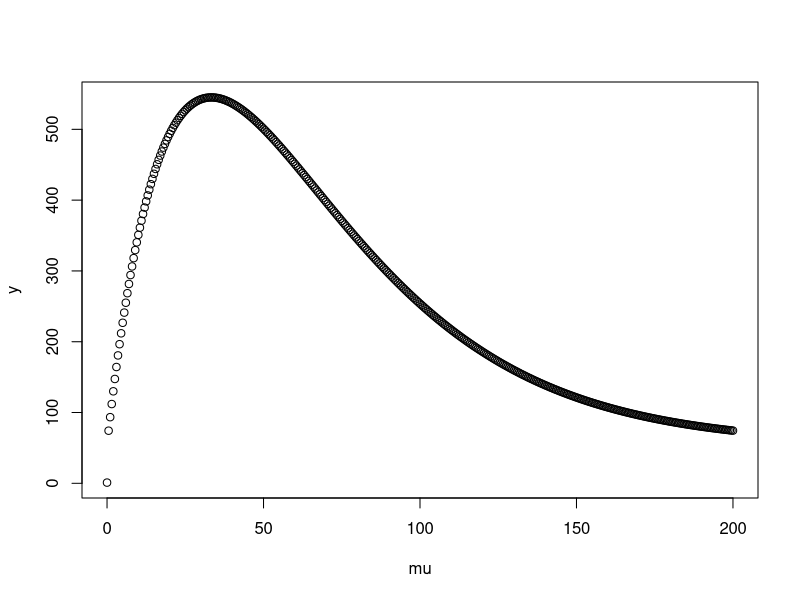

Here is the R script that generated this plot: (Note: a time limit stopped this script after it produced the figure.)
######################################################################################
######################################################################################
######################################################################################
###																				   ###
###			     SCRIPT TO RUN SIMULATIN STUDY FOR BLUE SWIMMER CRABS			   ###
###																				   ###	
######################################################################################
######################################################################################
######################################################################################

# This script generates simulated data that mimics that of length frequency data gathered on the 
# blue swimmer crab and provides a testing ground for the algorithm written for estimating growth
# via a mixture model

# Remove any objects to clear the slate

rm(list=ls())

# First set the directory to write out the results

#setwd("/ibscratch/wrayvisscher/Luke/BSC_RcodesData/Simulation200")


# Generate three mean curves via von Bertalanffy
# Generate three mean curves via von Bertalanffy


# Set some initial paramters that are to be estimated in the next section. We set the seasonal function so that is passes below 
# zero. This allows us to test the algorithm for the ability to deal with this scenario.

days<-seq(0,1,1/366)
IL<-60
K0<-1
T0<-2
T1<-2
LINF<-190


# It is difficult to deal with the space between the mid section of each month and the start of the next year and thus
# we calculate the means over a fine mesh of values and take the average over the months as a proxy for the mean length
# for that month. This allows us to calculate the means over a whole year and then just add 1 and 2 to the integral
# values for the 1 year and 2 year old adults.

KK_store<-array(0,length(days)) # Initialise the array to store the mean values

# Cycle through each day and calculate the integral over the seasonal function

for (i in seq(1,length(days)))
	{
	
	# Calculate if the curve needs to be integrated or not and set the initial month which will be January for the simulation
	
  	mm2<-days[i]
  	yrsold<-0
  	strmnth<-0
	strmid<-0

	# Calculate the roots for the seasonal function. This allows us to integrate up to the root and set the integral between 
	# roots to 0. 
	
	a=T0^2+T1^2
	b=2*K0*T0
	c=-(T1^2)+K0^2
	u1=(-b+sqrt(b^2-4*a*c))/(2*a)
	u2=(-b-sqrt(b^2-4*a*c))/(2*a)
	r11=1-acos(u1)/(2*pi)+yrsold
	r12=acos(u1)/(2*pi)+yrsold
	r21=1-acos(u2)/(2*pi)+yrsold
	r22=acos(u2)/(2*pi)+yrsold
	roots<-c(r11, r12, r21, r22)
	groot<-K0+T0*cos(2*pi* roots)+T1*sin(2*pi*roots)
	gmin<-round(groot)
		
	# Set the roots
		
	r1<-min(roots[which(gmin==0)])
	r2<-max(roots[which(gmin==0)])
	    
    # The integral of those months less than root 1
	    
	if (mm2<r1) {KK = K0*(mm2-strmid) +   (T0/(2*pi))*(sin(2*pi*mm2)-sin(2*pi*strmid))-(T1/(2*pi))*(cos(2*pi*mm2)-								cos(2*pi*strmid))}
	    	
	# The integral of those months between root 1 and root 2. This will just be the integral up to root 1.
	    
	if (mm2>r1&mm2<r2) {KK=K0*(r1-strmid) + (T0/(2*pi))*(sin(2*pi*r1)-sin(2*pi*strmid))-(T1/(2*pi))*(cos(2*pi*r1)-										cos(2*pi*strmid))}
	    
    # The integral of those months after root 2
	    
	if (mm2>r2)
	   {
	   	zMid=K0*(r1-strmid) + (T0/(2*pi))*(sin(2*pi*r1)-sin(2*pi*strmid)) - (T1/(2*pi))*(cos(2*pi*r1)-cos(2*pi*strmid))
	   	zEnd=K0*(mm2-r2)    + (T0/(2*pi))*(sin(2*pi*mm2)-sin(2*pi*r2))     - (T1/(2*pi))*(cos(2*pi*mm2)-cos(2*pi*r2))
	   	KK<-zEnd+zMid
	   }
	
	# Print it out just to check
	
	print(KK)
	
	# Store each of the value so that we can calculate the means
	
	KK_store[i]<-KK
	
}


# Define the integrals over each year. Subsequent years are just multiples of the first year because the intergal is the same but 
# in multiples for each subsequent year.

KK_yr1=KK_store[1:365]
KK_yr2=KK_store[1:365]+1.44099
KK_yr3=KK_store[1:365]+2*1.44099


# Calculate the mean for each day over the year

MLY1<-(IL + (LINF-IL)*(1-exp(-KK_yr1)))
MLY2<-(IL + (LINF-IL)*(1-exp(-KK_yr2)))
MLY3<-(IL + (LINF-IL)*(1-exp(-KK_yr3)))


# Put each day into a set of months which is designated to be 30 days (only an approximation to true value). We then take the 
# mean over each of the columns to obtain the monthly mean

MLY1 <- colMeans(matrix(MLY1,ncol=12,nrow=30))
MLY2 <- colMeans(matrix(MLY2,ncol=12,nrow=30))
MLY3 <- colMeans(matrix(MLY3,ncol=12,nrow=30))


# Round these means for summary in the manuscript

paste(as.character(signif(MLY1,4)),collapse=" & ")
paste(as.character(signif(MLY2,4)),collapse=" & ")
paste(as.character(signif(MLY3,4)),collapse=" & ")


## Draw from the means to create the groups. Groups are drawn from a normal distribution to mimic our assumptions in real data
## Draw from the means to create the groups. Groups are drawn from a normal distribution to mimic our assumptions in real data


# Need to vary the number in each group in each month to better mimic reality
# Set up the initial parameters for the variance function


# Variance function test to see shape

VV<-c(40,0.03,4,900)
mu<-seq(0,200,0.5)
y=VV[1]*mu*exp(-VV[2]*mu)+exp(VV[3]*(1-exp(-VV[4]*mu)))
plot(mu,y)


# Set the proportions in each group varying them for each month

P1<-c(0.50, 0.40, 0.30, 0.20, 0.10, 0.05, 0.02, 0.02, 0.02, 0.02, 0.02, 0.02)
P3<-c(0.1, 0.15, 0.1, 0.08, 0.09, 0.09, 0.09, 0.09, 0.09, 0.09, 0.09, 0.09)
P2<-1-(P1+P3)


# Calculate the number of individuals in each group based on the proportions

N=2000 # Number of total individuals
N1<-as.integer(N*P1)
N2<-as.integer(N*P2)
N3<-N-(N1+N2)


# Make the empty arrays for the individuals to go in

G<-matrix(0,nrow=12,ncol=N)

# For each of the twelve months create the three distributions

for (i in seq(1,12))
{

# Calculate the variances

var1<-VV[1]*MLY1[i]*exp(-VV[2]*MLY1[i])+exp(VV[3]*(1-exp(-VV[4]*MLY1[i])))
var2<-VV[1]*MLY2[i]*exp(-VV[2]*MLY2[i])+exp(VV[3]*(1-exp(-VV[4]*MLY2[i])))
var3<-VV[1]*MLY3[i]*exp(-VV[2]*MLY3[i])+exp(VV[3]*(1-exp(-VV[4]*MLY3[i])))

# Draw the individuals from each of the distributions

G1<-rnorm(N1[i],MLY1[i], sqrt(var1))
G2<-rnorm(N2[i],MLY2[i], sqrt(var2))
G3<-rnorm(N3[i],MLY3[i], sqrt(var3))

G[i,]<-c(G1,G2,G3)
}



### RUN THE CODE AND GET THE ESTIMATES
### RUN THE CODE AND GET THE ESTIMATES
### RUN THE CODE AND GET THE ESTIMATES

# Given that the data are generated we attempt to estimate the true parameters using our model
# Given that the data are generated we attempt to estimate the true parameters using our model


MON <- 12
MONTHS<-rep(seq(0,11),each=N)
MM<-cbind(matrix(MONTHS,ncol=12,nrow=N))
MM<-t(MM)
MM <-as.numeric(MM)
LL<-as.numeric(G)

# Initialise the model parameters

NN <- length(MM)
PI1 <- P3
PI2 <- P2
K0 <- 1
LINF <- 185
M01<-40
T0 <- 2
T1 <- 2
MMLIST <- seq(0,11)

#Initialise the starting values for the variance quadratic update

VV <- c(5,1/100,3,1)										

## FUNCTIONS
## FUNCTIONS

#ASYMPTOTIC MEAN FUNCTION

MU2A <- function(mm,K0,T0,T1,LINF,M01)
{
  #mm=12
  mmval <- MMLIST[mm]%%12
  yrsold<-2
  strmnth<-0
  strmid<-strmnth/12+1/24+yrsold
  endmid<-strmid+1
  mm2=(mmval/12)+1/24+yrsold
  t<-seq(0,1,0.01)
  g<-K0+T0*cos(2*pi*t)+T1*sin(2*pi*t)
  #plot(t,g)
  Isneg<-min(g)
  Isneg2<-max(g)
  if (Isneg<0&Isneg2>0)
  {
    a=T0^2+T1^2
	b=2*K0*T0
	c=-(T1^2)+K0^2
	u1=(-b+sqrt(b^2-4*a*c))/(2*a)
	u2=(-b-sqrt(b^2-4*a*c))/(2*a)
	r11=1-acos(u1)/(2*pi)+yrsold
	r12=acos(u1)/(2*pi)+yrsold
	r21=1-acos(u2)/(2*pi)+yrsold
	r22=acos(u2)/(2*pi)+yrsold
	roots<-c(r11, r12, r21, r22)
	groot<-K0+T0*cos(2*pi* roots)+T1*sin(2*pi* roots)
	gmin<-round(groot)
	r1<-min(roots[which(gmin==0)])
	r2<-max(roots[which(gmin==0)])
    
    
    
    
    #Regime
    
	zMid1=K0*(r1-strmid) + (T0/(2*pi))*(sin(2*pi*r1)-sin(2*pi*strmid)) - (T1/(2*pi))*(cos(2*pi*r1)-cos(2*pi*strmid))
    zEnd1=K0*(endmid-r2) + (T0/(2*pi))*(sin(2*pi*endmid)-sin(2*pi*r2)) - (T1/(2*pi))*(cos(2*pi*endmid)-cos(2*pi*r2))
    KKyr<-yrsold*(zEnd1+zMid1)
    
    #Those less than r1
    
    if (mm2<r1) {KK = KKyr + K0*(mm2-strmid) +   (T0/(2*pi))*(sin(2*pi*mm2)-sin(2*pi*strmid))-(T1/(2*pi))*(cos(2*pi*mm2)-						cos(2*pi*strmid))}
    	
    #Those between r1 and r2
    
    if (mm2>r1&mm2<r2) {KK= KKyr + K0*(r1-strmid) + (T0/(2*pi))*(sin(2*pi*r1)-sin(2*pi*strmid))-(T1/(2*pi))*(cos(2*pi*r1)-								cos(2*pi*strmid))}
    
    #Those after r2
    
    if (mm2>r2)
    {
    zMid=K0*(r1-strmid) + (T0/(2*pi))*(sin(2*pi*r1)-sin(2*pi*strmid)) - (T1/(2*pi))*(cos(2*pi*r1)-cos(2*pi*strmid))
    zEnd=K0*(mm2-r2)     + (T0/(2*pi))*(sin(2*pi*mm2)-sin(2*pi*r2))     - (T1/(2*pi))*(cos(2*pi*mm2)-cos(2*pi*r2))
    KK<-zEnd+zMid+KKyr
    }
    
  } else 
  {KK=K0*(mm2-strmid)+(T0/(2*pi))*(sin(2*pi*mm2)-sin(2*pi*strmid))-(T1/(2*pi))*(cos(2*pi*mm2)-cos(2*pi*strmid)) + 				                           	yrsold*(K0*(endmid-strmid)+(T0/(2*pi))*(sin(2*pi*endmid)-sin(2*pi*strmid))-(T1/(2*pi))*(cos(2*pi*endmid)-cos(2*pi*strmid)) )}

 
  M01 + (LINF-M01)*(1-exp(-KK))


}


#1 YEAR OLD ADULT's MEAN FUNCTION


MUA <- function(mm,K0,T0,T1,LINF,M01)
{
  mmval <- MMLIST[mm]%%12
  yrsold<-1
  strmnth<-0
  strmid<-strmnth/12+1/24+yrsold
  endmid<-strmid+1
  mm2=(mmval/12)+1/24+yrsold
  t<-seq(0,1,0.01)
  g<-K0+T0*cos(2*pi*t)+T1*sin(2*pi*t)
  Isneg<-min(g)
  Isneg2<-max(g)
  if (Isneg<0&Isneg2>0)
  {
    a=T0^2+T1^2
	b=2*K0*T0
	c=-(T1^2)+K0^2
	u1=(-b+sqrt(b^2-4*a*c))/(2*a)
	u2=(-b-sqrt(b^2-4*a*c))/(2*a)
	r11=1-acos(u1)/(2*pi)+yrsold
	r12=acos(u1)/(2*pi)+yrsold
	r21=1-acos(u2)/(2*pi)+yrsold
	r22=acos(u2)/(2*pi)+yrsold
	roots<-c(r11, r12, r21, r22)
	groot<-K0+T0*cos(2*pi* roots)+T1*sin(2*pi* roots)
	gmin<-round(groot)
	r1<-min(roots[which(gmin==0)])
	r2<-max(roots[which(gmin==0)])
	
	
    #Regime
    
	zMid1=K0*(r1-strmid) + (T0/(2*pi))*(sin(2*pi*r1)-sin(2*pi*strmid)) - (T1/(2*pi))*(cos(2*pi*r1)-cos(2*pi*strmid))
    zEnd1=K0*(endmid-r2) + (T0/(2*pi))*(sin(2*pi*endmid)-sin(2*pi*r2)) - (T1/(2*pi))*(cos(2*pi*endmid)-cos(2*pi*r2))
    KKyr<-yrsold*(zEnd1+zMid1)
    
    	#Those less than r1
    
    	if (mm2<r1) {KK = KKyr + K0*(mm2-strmid) +   (T0/(2*pi))*(sin(2*pi*mm2)-sin(2*pi*strmid))-(T1/(2*pi))*(cos(2*pi*mm2) -						cos(2*pi*strmid))}
    	
    	#Those between r1 and r2
    
    	if (mm2>r1&mm2<r2) {KK= KKyr + K0*(r1-strmid) + (T0/(2*pi))*(sin(2*pi*r1)-sin(2*pi*strmid))-(T1/(2*pi))*(cos(2*pi*r1) -								cos(2*pi*strmid))}
    
    	#Those after r2
    
    	if (mm2>r2) {
    		zMid <- K0*(r1-strmid) + (T0/(2*pi))*(sin(2*pi*r1)-sin(2*pi*strmid)) - (T1/(2*pi))*(cos(2*pi*r1)-cos(2*pi*strmid))
    		zEnd <- K0*(mm2-r2)     + (T0/(2*pi))*(sin(2*pi*mm2)-sin(2*pi*r2))     - (T1/(2*pi))*(cos(2*pi*mm2)-cos(2*pi*r2))
    		KK   <- zEnd+zMid+KKyr
    		} }else {
    		KK  <- K0*(mm2-strmid)+(T0/(2*pi))*(sin(2*pi*mm2)-sin(2*pi*strmid))-(T1/(2*pi))*(cos(2*pi*mm2)-cos(2*pi*strmid)) + 					yrsold*(K0*(endmid-strmid)+(T0/(2*pi))*(sin(2*pi*endmid)-sin(2*pi*strmid))-(T1/(2*pi))*(cos(2*pi*endmid) -						cos(2*pi*strmid)) )}

 	
 	
  (M01 + (LINF-M01)*(1-exp(-KK)))


}


#THE JUVENUILES MEAN FUNCTION

MUJ <- function(mm,K0,T0,T1,LINF,M01)
{
	#mm=2
	mmval <- MMLIST[mm]%%12
  	yrsold<-0
  	strmnth<-0
  	strmid<-strmnth/12+1/24+yrsold
  	endmid<-strmid+1
  	mm2=(mmval/12)+1/24+yrsold
  	t<-seq(0,1,0.01)
	g<-K0+T0*cos(2*pi*t)+T1*sin(2*pi*t)
	Isneg<-min(g)
	Isneg2<-max(g)
 	if (Isneg<0&Isneg2>0)
  		{
    	a=T0^2+T1^2
		b=2*K0*T0
		c=-(T1^2)+K0^2
		u1=(-b+sqrt(b^2-4*a*c))/(2*a)
		u2=(-b-sqrt(b^2-4*a*c))/(2*a)
		r11=1-acos(u1)/(2*pi)
		r12=acos(u1)/(2*pi)
		r21=1-acos(u2)/(2*pi)
		r22=acos(u2)/(2*pi)
		roots<-c(r11, r12, r21, r22)
		groot<-K0+T0*cos(2*pi* roots)+T1*sin(2*pi* roots)
		gmin<-round(groot)
		r1<-min(roots[which(gmin==0)])
		r2<-max(roots[which(gmin==0)])
		
		
    	#Regime

    	#Those less than r1
    
    		if (mm2<r1) {KK = K0*(mm2-strmid) + (T0/(2*pi))*(sin(2*pi*mm2)-sin(2*pi*strmid))-(T1/(2*pi))*(cos(2*pi*mm2) -								 cos(2*pi*strmid))}
    	
    		#Those between r1 and r2
    
    		if (mm2>r1&mm2<r2) {KK=K0*(r1-strmid) + (T0/(2*pi))*(sin(2*pi*r1)-sin(2*pi*strmid))-(T1/(2*pi))*(cos(2*pi*r1) -										cos(2*pi*strmid))}
    
    		#Those after r2
    
    		if (mm2>r2)
    			{
    			zMid=K0*(r1-strmid) + (T0/(2*pi))*(sin(2*pi*r1)-sin(2*pi*strmid)) - (T1/(2*pi))*(cos(2*pi*r1)  -								cos(2*pi*strmid))
    			zEnd=K0*(mm2-r2)    + (T0/(2*pi))*(sin(2*pi*mm2)-sin(2*pi*r2))    - (T1/(2*pi))*(cos(2*pi*mm2) - 								cos(2*pi*r2))
    			KK<-zEnd+zMid
    			}} else {
    	KK=K0*(mm2-strmid)+(T0/(2*pi))*(sin(2*pi*mm2)-sin(2*pi*strmid))-(T1/(2*pi))*(cos(2*pi*mm2)-cos(2*pi*strmid))}	


 M01 + (LINF-M01)*(1-exp(-KK))
}


#INITIALISE THE TAU's which are the inclusion probablities to all be a third


TAU <- list()
for (mm in 1:(MON))
	{
  		TAU[[mm]] <- matrix(1/3,NN,3)
	}


#INITIALISE THE AUXILLARY STORAGE ARRAYS FOR INSIDE LOOP ASSIGNMENT

MU2A_AUX <- c()
MUA_AUX  <- c()
MUJ_AUX  <- c()
for (mm in 1:MON)
	{
 	MU2A_AUX[mm] <- MU2A(mm,K0,T0,T1,LINF,M01)
  	MUA_AUX[mm]  <- MUA(mm,K0,T0,T1,LINF,M01)
 	MUJ_AUX[mm]  <- MUJ(mm,K0,T0,T1,LINF,M01)
	}


#INITIALISE THE VARIANCE FUNCTIONS. THEY ARE ALL QUADRATIC FUNCTIONS OF THE MEAN FOR EACH COHORT

VARJ <- function(mm,VV,K0,T0,T1,LINF,M01)
	{
		
		#Try a heavy tailed function like the Weibull for more flexibility
		
		mu=MUJ(mm,K0,T0,T1,LINF,M01)
		max(VV[1]*mu*exp(-VV[2]*mu)+exp(VV[3]*(1-exp(-VV[4]*mu))),1)
	}

VARA <- function(mm,VV,K0,T0,T1,LINF,M01)
	{
		
		#Try a heavy tailed function like the Weibull for more flexibility
		
		mu=MUA(mm,K0,T0,T1,LINF,M01)
		max(VV[1]*mu*exp(-VV[2]*mu)+exp(VV[3]*(1-exp(-VV[4]*mu))),1)
	}

VAR2A <- function(mm,VV,K0,T0,T1,LINF,M01)
	{
		
		#Try a heavy tailed function like the Weibull for more flexibility
		
		mu <- MU2A(mm,K0,T0,T1,LINF,M01)
		max(VV[1]*mu*exp(-VV[2]*mu)+exp(VV[3]*(1-exp(-VV[4]*mu))),1)
	}



#INITIALISE THE LIKELIHOOD FUNCTION

LOGLIKE <- 0
for (mm in 1:MON)
  {
	LL2 <- LL[which(MM==MMLIST[mm])]
	LikGrp1 <- PI1[mm]*dnorm(LL2,MU2A_AUX[mm],sqrt(VAR2A(mm,VV,K0,T0,T1,LINF,M01)))
	LikGrp2 <- PI2[mm]*dnorm(LL2,MUA_AUX[mm],sqrt(VARA(mm,VV,K0,T0,T1,LINF,M01)))
	LikGrp3 <- (1 - (PI1[mm] + PI2[mm]))*dnorm(LL2,MUJ_AUX[mm],sqrt(VARJ(mm,VV,K0,T0,T1,LINF,M01)))
	LOGLIKE <- LOGLIKE + sum(log(LikGrp1 + LikGrp2 + LikGrp3))
  }



	
	
	
######WHILE LOOP BEGINS######WHILE LOOP BEGINS######WHILE LOOP BEGINS
######WHILE LOOP BEGINS######WHILE LOOP BEGINS######WHILE LOOP BEGINS
######WHILE LOOP BEGINS######WHILE LOOP BEGINS######WHILE LOOP BEGINS
######WHILE LOOP BEGINS######WHILE LOOP BEGINS######WHILE LOOP BEGINS
	
	
#THIS LOOP DOES ALL THE WORK AND INCLUDES TWO NELDER MEAD STEPS TO OPTIMISE THE NONLINEAR MEANS AND VARIANCES


TOL <- 10^-6
LOGOLD <- -Inf

while (LOGLIKE - LOGOLD > TOL)
{
  LOGOLD <- LOGLIKE      #Assign the current likelihood value to the an old value so we can evaluate the update

 
	# UPDATE THE TAU SCORES AND THEN CALCULATE THE PIs GIVEN THESE TAU SCORES

	for (mm in 1:MON)
  	{
    	
    	# Calculate the inclusion probablities for group 1 and 2 which forms the top of the mixture model algorithm

    	Top1<-PI1[mm]*dnorm(LL,MU2A_AUX[mm],sqrt(VAR2A(mm,VV,K0,T0,T1,LINF,M01))) 
    	Top2<-PI2[mm]*dnorm(LL,MUA_AUX[mm],sqrt(VARA(mm,VV,K0,T0,T1,LINF,M01)))								
    	
    	# Calculate the sum of each of the classes which forms the bottom of the mixture model algorithm

    	Bot<- Top1 + Top2 + (1-(PI1[mm]+PI2[mm]))*dnorm(LL,MUJ_AUX[mm],sqrt(VARJ(mm,VV,K0,T0,T1,LINF,M01)))  
    	
    	
    	# Calculate the tau scores for each of the groups, where the third group is what's left over from 1 after the first 2

    	TAU[[mm]][,1] <- Top1/Bot																	
    	TAU[[mm]][,2] <- Top2/Bot
		TAU[[mm]][,3] <- 1-(TAU[[mm]][,1]+TAU[[mm]][,2])
		
		
		# Work out the PIs for groups 1 and 2
												  		    
    	PI1[mm] <- sum((MM==MMLIST[mm])*TAU[[mm]][,1])/sum(MM==MMLIST[mm])					
		PI2[mm] <- sum((MM==MMLIST[mm])*TAU[[mm]][,2])/sum(MM==MMLIST[mm])										
	}


#DEFINE THE LIKELIHOOD FUNCTION OUTSIDE THE LOOP TO UPDATE THE MEANS

  PARA <- c(K0,T0,T1,LINF,M01)
  OPTIFUN <- function(PARA)
  {
  	LOGLIKE <- 0
  		for (mm in 1:MON)
  			{
			LL2 <-LL[which(MM==MMLIST[mm])]
			LikGrp1 <- PI1[mm]*dnorm(LL2,MU2A(mm,PARA[1],PARA[2],PARA[3],PARA[4],PARA[5]),
			sqrt(VAR2A(mm,VV,PARA[1],PARA[2],PARA[3],PARA[4],PARA[5])))
			
			LikGrp2 <-PI2[mm]*dnorm(LL2,MUA(mm,PARA[1],PARA[2],PARA[3],PARA[4],PARA[5]),
			sqrt(VARA(mm,VV,PARA[1],PARA[2],PARA[3],PARA[4],PARA[5]))) 
			
			LikGrp3 <- (1 - (PI1[mm] + PI2[mm]))*dnorm(LL2,MUJ(mm,PARA[1],PARA[2],PARA[3],PARA[4],PARA[5]),
			sqrt(VARJ(mm,VV,PARA[1],PARA[2],PARA[3],PARA[4],PARA[5])))
			LOGLIKE <- LOGLIKE + sum(log(LikGrp1 + LikGrp2 + LikGrp3))
  			}
	-LOGLIKE
  }
  
  
  # Run OPTIM to find the best variances given the taus and Pis
  
  OPTIM <- optim(PARA,OPTIFUN, control = list(maxit = 10000))		
  print("Did optim 1 converge?")
  print(OPTIM$convergence)
  
  
  #Assign the estimates from optim to the parameters
  
  K0 <- OPTIM$par[1]
  T0 <- OPTIM$par[2]
  T1 <- OPTIM$par[3]
  LINF <- OPTIM$par[4]
  M01 <- OPTIM$par[5]
  

  #Calculate the means for each group based on these new estimates
  
  MU2A_AUX <- c()
  MUA_AUX <- c()
  MUJ_AUX <- c()
  for (mm in 1:MON)
  {
  	#Compute the means for each month 
    MU2A_AUX[mm] <- MU2A(mm,K0,T0,T1,LINF,M01)
    MUA_AUX[mm] <- MUA(mm,K0,T0,T1,LINF,M01)
    MUJ_AUX[mm] <- MUJ(mm,K0,T0,T1,LINF,M01)
  }
  

  #OPTIMISE THE VARIANCES GIVEN THE NEW MEANS
  
  #DEFINE THE LIKELIHOOD FUNCTION OUTSIDE THE LOOP TO UPDATE THE VARIANCES 
  
  PARA2 <- VV
  VAROPTIFUN <- function(PARA2)
  {
  LOGLIKE <- 0
  		for (mm in 1:MON)
  			{
			LL2<-LL[which(MM==MMLIST[mm])]
			LikGrp1<- PI1[mm]*dnorm(LL2,MU2A_AUX[mm],sqrt(VAR2A(mm,PARA2,K0,T0,T1,LINF,M01)))
			LikGrp2<- PI2[mm]*dnorm(LL2,MUA_AUX[mm],sqrt(VARA(mm,PARA2,K0,T0,T1,LINF,M01)))
			LikGrp3<-(1-(PI1[mm]+PI2[mm]))*dnorm(LL2,MUJ_AUX[mm],sqrt(VARJ(mm,PARA2,K0,T0,T1,LINF,M01)))
			LOGLIKE <- LOGLIKE + sum(log(LikGrp1 + LikGrp2 + LikGrp3))
  			}
	-LOGLIKE
  }
	
		
  # Run OPTIM to find the best variances given the taus and Pis

  OPTIM2 <- optim(PARA2,VAROPTIFUN,control = list(maxit = 10000))													
  VV <- OPTIM2$par
  print("Did optim 2 converge?")
  print(OPTIM2$convergence)  
  
  
  #COMPUTE THE LIKELIHOOD GIVEN ALL THESE NICE NEW UPDATES
      
  LOGLIKE <- 0
  for (mm in 1:MON)
  {
	LL2<-LL[which(MM==MMLIST[mm])]
	LikGrp1<-PI1[mm]*dnorm(LL2,MU2A_AUX[mm],sqrt(VAR2A(mm,VV,K0,T0,T1,LINF,M01)))
	LikGrp2<-PI2[mm]*dnorm(LL2,MUA_AUX[mm],sqrt(VARA(mm,VV,K0,T0,T1,LINF,M01)))
	LikGrp3<-(1-(PI1[mm]+PI2[mm]))*dnorm(LL2,MUJ_AUX[mm],sqrt(VARJ(mm,VV,K0,T0,T1,LINF,M01)))
	LOGLIKE <- LOGLIKE + sum(log(LikGrp1 + LikGrp2 + LikGrp3))
  }

  
  #PRINT OUT OUR NEW UPDATES FOR THE PARAMETERS AND THE LIKELIHOOD
  
  print(c(LOGLIKE,LOGLIKE-LOGOLD))
  print(c(PARA,PARA2))
 
}

# Write all results to a text file for later reference

name<-paste("Sim_Res",sample(seq(1,100000),1),sep="")
write.table(matrix(c(PARA,PARA2),nrow=1,ncol=length(c(PARA,PARA2))),name,append=T,row.names=F, col.names=F,quote=F)
write.table(matrix(PI1,nrow=1,ncol=length(PI1)),name,append=T,row.names=F,col.names=F,quote=F)
write.table(matrix(PI2,nrow=1,ncol=length(PI2)),name,append=T,row.names=F,col.names=F,quote=F)
write.table(matrix(1-(PI1+PI2),nrow=1,ncol=length(PI2)),name,append=T,row.names=F,col.names=F,quote=F)
write.table(matrix(MU2A_AUX,nrow=1,ncol=length(MU2A_AUX)),name,append=T,row.names=F,col.names=F,quote=F)
write.table(matrix(MUA_AUX,nrow=1,ncol=length(MUA_AUX)),name,append=T,row.names=F,col.names=F,quote=F)
write.table(matrix(MUJ_AUX,nrow=1,ncol=length(MUJ_AUX)),name,append=T,row.names=F,col.names=F,quote=F)
